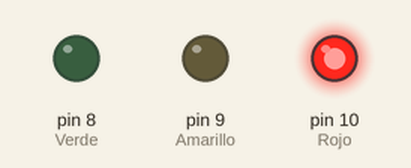
This sketch was run on a simulated Arduino Uno, built with avr-gcc and run on an emulated ATmega328P. Shown: output pins drawn as LEDs (lit = HIGH).

Above: at 0.5 s.
At 1.5 s:
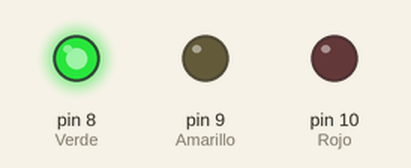
At 5.5 s:
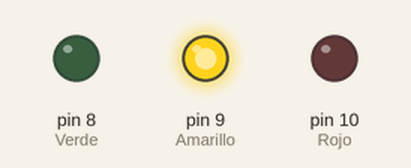
Timing chart, 0 to 6.9 s (numbered marks = the images above):
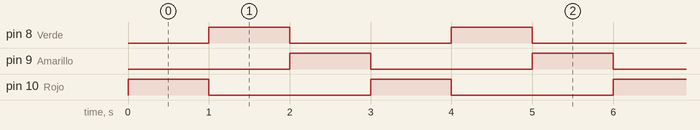

The sketch:

SemoroLed.ino
```cpp
// Semáforo sencillo en Arduino
int tiempoEspera = 1000;

void setup(){
  pinMode(10, OUTPUT);    // Rojo
  pinMode(9, OUTPUT);     // Amarillo
  pinMode(8, OUTPUT);     // Verde
}

void loop() {
  digitalWrite(10, HIGH);     // rojo encendido
  delay(tiempoEspera);

  digitalWrite(8, HIGH);      // verde encendido
  digitalWrite(10, LOW);      // rojo apagado
  delay(tiempoEspera);

  digitalWrite(9, HIGH);      // amarillo encendido
  digitalWrite(8, LOW);       // verde apagado
  delay(1000);

  digitalWrite(9, LOW);       // amarillo apagado
}
```

Measured:
- by itself, pin 8 (Verde), pin 9 (Amarillo), pin 10 (Rojo): alternates HIGH for 1.0 s and LOW for 2.0 s
- by itself, everything shown: repeats every 3.0 s, in 4 steps
